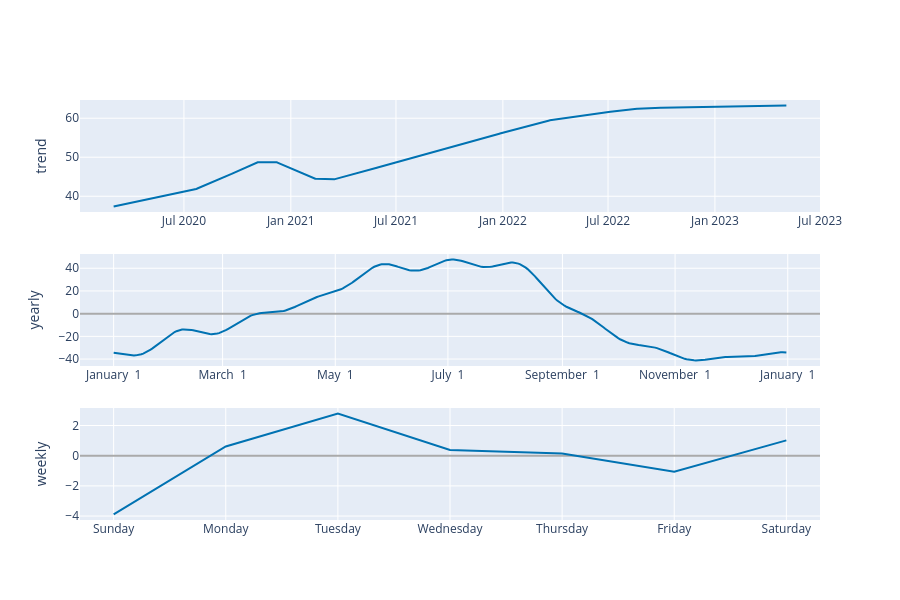

The cell this chart's notebook holds for it:
### Code cell
fig = plot_components_plotly(modelo, previsao)
fig.show()

### Figure 1 — Plotly figure (JSON) as saved in the notebook; plotly's stock layout.template omitted (floating-point values rounded to 4 significant figures; data arrays with more than 128 entries replaced by an {"elided": "..."} marker saying what was removed)
{"data": [{"line": {"color": "#0072B2", "width": 2}, "mode": "lines", "name": "trend", "type": "scatter", "x": {"elided": "960 str values"}, "xaxis": "x", "y": {"elided": "960 float values"}, "yaxis": "y"}, {"line": {"color": "#0072B2", "width": 2}, "mode": "lines", "name": "yearly", "type": "scatter", "x": {"elided": "365 str values"}, "xaxis": "x2", "y": {"elided": "365 float values"}, "yaxis": "y2"}, {"line": {"color": "#0072B2", "width": 2}, "mode": "lines", "name": "weekly", "type": "scatter", "x": ["2017-01-01T00:00:00", "2017-01-02T00:00:00", "2017-01-03T00:00:00", "2017-01-04T00:00:00", "2017-01-05T00:00:00", "2017-01-06T00:00:00", "2017-01-07T00:00:00"], "xaxis": "x3", "y": [-3.889, 0.6137, 2.789, 0.373, 0.1531, -1.055, 1.015], "yaxis": "y3"}], "layout": {"height": 600, "showlegend": false, "width": 900, "xaxis": {"anchor": "y", "domain": [0, 1], "range": ["2020-01-04T02:24:00", "2023-06-30T21:36:00"], "type": "date"}, "xaxis2": {"anchor": "y2", "domain": [0, 1], "range": ["2016-12-13T18:54:02.958904115", "2018-01-18T11:04:57.863013581"], "tickformat": "%B %e", "type": "date"}, "xaxis3": {"anchor": "y3", "domain": [0, 1], "range": ["2016-12-31T16:48:00", "2017-01-07T07:12:00"], "tickformat": "%A", "type": "date"}, "yaxis": {"anchor": "x", "domain": [0.7333, 1], "rangemode": "normal", "title": {"text": "trend"}, "zerolinecolor": "#AAA"}, "yaxis2": {"anchor": "x2", "domain": [0.3667, 0.6333], "title": {"text": "yearly"}, "zerolinecolor": "#AAA"}, "yaxis3": {"anchor": "x3", "domain": [0, 0.2667], "title": {"text": "weekly"}, "zerolinecolor": "#AAA"}}}
